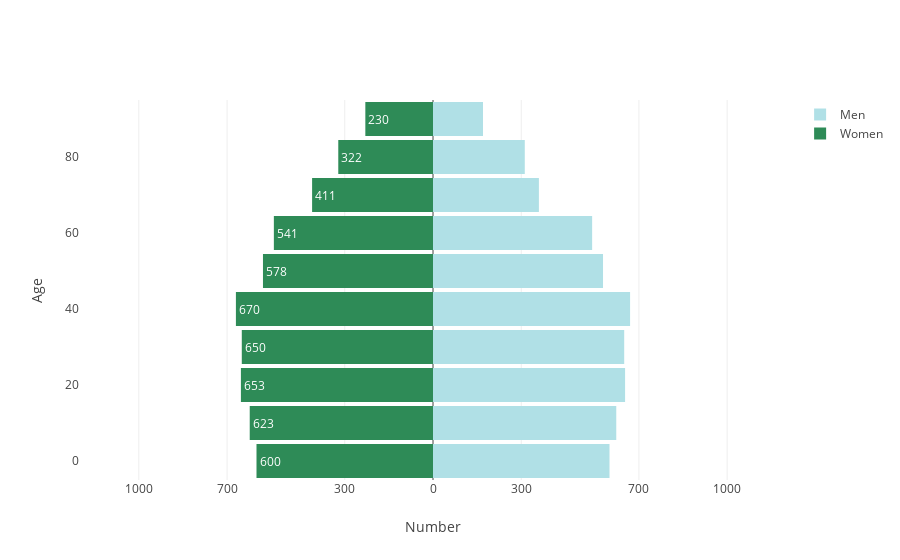

Here is the notebook cell this chart was saved with:
### Code cell
import plotly.graph_objs as go

import numpy as np

women_bins = np.array([-600, -623, -653, -650, -670, -578, -541, -411, -322, -230])
men_bins = np.array([600, 623, 653, 650, 670, 578, 541, 360, 312, 170])

y = list(range(0, 100, 10))

layout = go.Layout(yaxis=go.layout.YAxis(title='Age'),
                   xaxis=go.layout.XAxis(
                       range=[-1200, 1200],
                       tickvals=[-1000, -700, -300, 0, 300, 700, 1000],
                       ticktext=[1000, 700, 300, 0, 300, 700, 1000],
                       title='Number'),
                   barmode='overlay',
                   bargap=0.1)

data = [go.Bar(y=y,
               x=men_bins,
               orientation='h',
               name='Men',
               hoverinfo='x',
               marker=dict(color='powderblue')
               ),
        go.Bar(y=y,
               x=women_bins,
               orientation='h',
               name='Women',
               text=-1 * women_bins.astype('int'),
               hoverinfo='text',
               marker=dict(color='seagreen')
               )]

pyo.iplot(dict(data=data, layout=layout), filename='EXAMPLES/bar_pyramid')

### Figure 1 — Plotly figure (JSON) as saved in the notebook; plotly's stock layout.template omitted (floating-point values rounded to 4 significant figures)
{"data": [{"hoverinfo": "x", "marker": {"color": "powderblue"}, "name": "Men", "orientation": "h", "type": "bar", "uid": "66faa851-d2cc-46b5-a1d1-2b82cd8f4a80", "x": [600, 623, 653, 650, 670, 578, 541, 360, 312, 170], "y": [0, 10, 20, 30, 40, 50, 60, 70, 80, 90]}, {"hoverinfo": "text", "marker": {"color": "seagreen"}, "name": "Women", "orientation": "h", "text": [600, 623, 653, 650, 670, 578, 541, 411, 322, 230], "type": "bar", "uid": "252802ab-f1d3-4b94-8902-3358d8cac70e", "x": [-600, -623, -653, -650, -670, -578, -541, -411, -322, -230], "y": [0, 10, 20, 30, 40, 50, 60, 70, 80, 90]}], "layout": {"bargap": 0.1, "barmode": "overlay", "xaxis": {"range": [-1200, 1200], "ticktext": [1000, 700, 300, 0, 300, 700, 1000], "tickvals": [-1000, -700, -300, 0, 300, 700, 1000], "title": {"text": "Number"}}, "yaxis": {"title": {"text": "Age"}}}}
